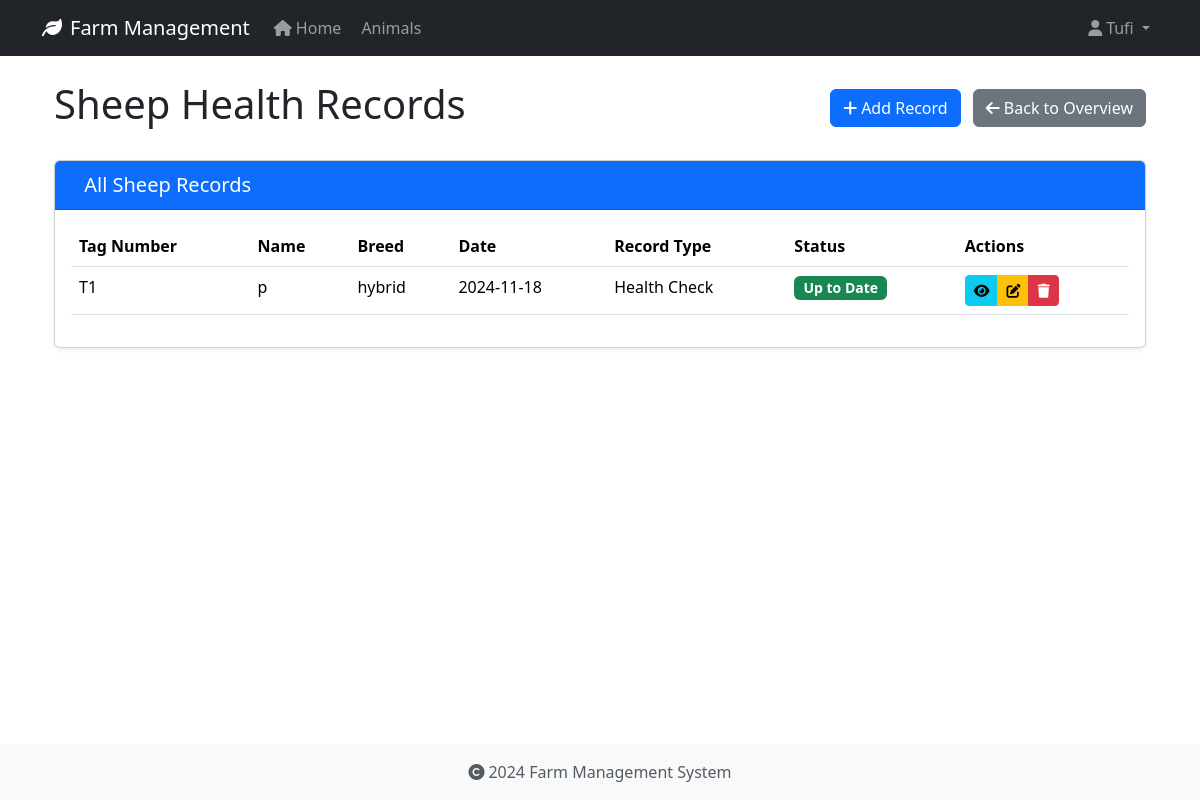
/health-records/type/sheep (signed in), run on an earlier commit of the app's database.
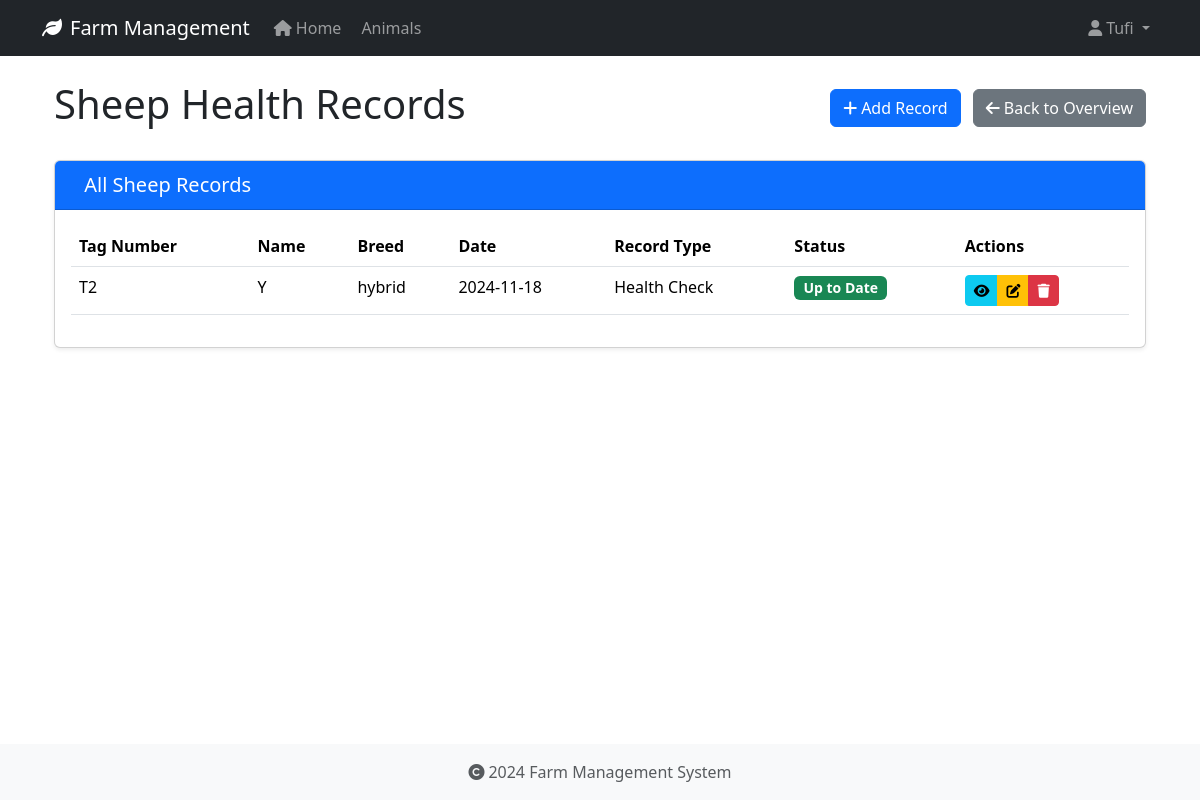
And on a later commit of the database.
### app/models/user.py (models this page shows, shortened)
class User(UserMixin, db.Model):
    id = db.Column(db.Integer, primary_key=True)
    username = db.Column(db.String(80), unique=True, nullable=False)
    email = db.Column(db.String(120), unique=True, nullable=False)
    password_hash = db.Column(db.String(128))
    role = db.Column(db.String(20), default='user')
    created_at = db.Column(db.DateTime, default=datetime.utcnow)
    last_login = db.Column(db.DateTime)
    is_active = db.Column(db.Boolean, default=True)
    first_name = db.Column(db.String(50))
    last_name = db.Column(db.String(50))
    reset_token = db.Column(db.String(100), unique=True)  # Store password reset token
    reset_token_expiration = db.Column(db.DateTime)       # Store token expiration time

### app/models/animal.py (models this page shows, shortened)
class Animal(db.Model):
    id = db.Column(db.Integer, primary_key=True)
    tag_number = db.Column(db.String(50), unique=True, nullable=False, index=True)
    name = db.Column(db.String(100), nullable=True)  # Explicitly mark as nullable
    species = db.Column(db.String(50), nullable=False, index=True)
    breed = db.Column(db.String(50), nullable=True)
    date_of_birth = db.Column(db.Date, nullable=True)
    gender = db.Column(db.String(20), nullable=True)
    weight = db.Column(db.Float, nullable=True)
    status = db.Column(db.String(20), default='active', nullable=False)
    purchase_date = db.Column(db.Date, nullable=True)
    purchase_price = db.Column(db.Float, nullable=True)
    notes = db.Column(db.Text, nullable=True)
    created_at = db.Column(db.DateTime, default=datetime.utcnow, nullable=False)
    updated_at = db.Column(db.DateTime, default=datetime.utcnow, onupdate=datetime.utcnow, nullable=False)
    wool_type = db.Column(db.String(50), nullable=True)
    last_shearing = db.Column(db.Date, nullable=True)
    fleece_weight = db.Column(db.Float, nullable=True)
    wool_grade = db.Column(db.String(20), nullable=True)
    lambing_status = db.Column(db.String(50), nullable=True)
    lambing_date = db.Column(db.Date, nullable=True)
    milk_production = db.Column(db.Float, nullable=True)
    last_milking = db.Column(db.Date, nullable=True)  # Changed from DateTime to Date
    milk_quality = db.Column(db.String(20), nullable=True)
    calving_status = db.Column(db.String(50), nullable=True)
    calving_date = db.Column(db.Date, nullable=True)
    milk_fat_content = db.Column(db.Float, nullable=True)
    egg_production = db.Column(db.Integer, nullable=True)
    egg_color = db.Column(db.String(20), nullable=True)
    comb_type = db.Column(db.String(20), nullable=True)
    laying_status = db.Column(db.String(20), nullable=True)
    last_laying_date = db.Column(db.Date, nullable=True)
    egg_size = db.Column(db.String(20), nullable=True)
    category = db.Column(db.String(50), nullable=True)
    special_needs = db.Column(db.Text, nullable=True)
    diet_requirements = db.Column(db.Text, nullable=True)
    habitat = db.Column(db.String(100), nullable=True)
    health_records = db.relationship('HealthRecord', backref='animal', lazy=True, cascade='all, delete-orphan')

class HealthRecord(db.Model):
    id = db.Column(db.Integer, primary_key=True)
    animal_id = db.Column(db.Integer, db.ForeignKey('animal.id', ondelete='CASCADE'), nullable=False)
    record_type = db.Column(db.String(50), nullable=False)  # Made nullable=False
    date = db.Column(db.Date, nullable=False)
    description = db.Column(db.Text, nullable=True)
    treatment = db.Column(db.Text, nullable=True)
    cost = db.Column(db.Float, nullable=True)
    next_due_date = db.Column(db.Date, nullable=True)
    created_at = db.Column(db.DateTime, default=datetime.utcnow, nullable=False)
    created_by_id = db.Column(db.Integer, db.ForeignKey('user.id', ondelete='SET NULL'), nullable=True)

### app/routes/health_records.py (the view)
@bp.route('/type/<animal_type>')
@login_required
def list_by_type(animal_type):
    today = date.today()
    species = animal_type.capitalize()
    records = (HealthRecord.query
              .join(Animal)
              .filter(Animal.species == species)
              .order_by(HealthRecord.date.desc())
              .all())
    try:
        return render_template(f'health_records/{animal_type.lower()}/list.html',
                             records=records,
                             animal_type=species,
                             today=today)
    except TemplateNotFound:
        try:
            return render_template('health_records/shared/list.html',
                                 records=records,
                                 animal_type=species,
                                 today=today)
        except TemplateNotFound as e:
            print(f"Debug - Looking for templates at:")
            print(f"1. health_records/{animal_type.lower()}/list.html")
            print(f"2. health_records/shared/list.html")
            raise e

### app/models/user.py (called while the page is built)
@login_manager.user_loader
def load_user(user_id):
    return User.query.get(int(user_id))

### app/templates/health_records/sheep/list.html (shortened to what this page needs)
{% extends "base.html" %}
{% block content %}
<div class="container">
    <div class="d-flex justify-content-between align-items-center mb-4">
        <h1>{{ animal_type }} Health Records</h1>
        <div>
            {% if animal_type == 'Sheep' %}
                <a href="{{ url_for('health_records.add_sheep') }}" class="btn btn-primary me-2">
                    <i class="fas fa-plus me-1"></i>Add Record
                </a>
            {% elif animal_type == 'Cattle' %}
                <a href="{{ url_for('health_records.add_cattle') }}" class="btn btn-success me-2">
                    <i class="fas fa-plus me-1"></i>Add Record
                </a>
            {% elif animal_type == 'Goat' %}
                <a href="{{ url_for('health_records.add_goat') }}" class="btn btn-warning me-2">
                    <i class="fas fa-plus me-1"></i>Add Record
                </a>
            {% elif animal_type == 'Chicken' %}
                <a href="{{ url_for('health_records.add_chicken') }}" class="btn btn-info me-2">
                    <i class="fas fa-plus me-1"></i>Add Record
                </a>
            {% endif %}
            <a href="{{ url_for('health_records.index') }}" class="btn btn-secondary">
                <i class="fas fa-arrow-left me-1"></i>Back to Overview
            </a>
        </div>
    </div>
    <div class="card">
        <div class="card-header {% if animal_type == 'Sheep' %}bg-primary
                               {% elif animal_type == 'Cattle' %}bg-success
                               {% elif animal_type == 'Goat' %}bg-warning
                               {% elif animal_type == 'Chicken' %}bg-info{% endif %} text-white">
            <h2 class="h5 mb-0">
                All {{ animal_type }} Records
            </h2>
        </div>
        <div class="card-body">
            {% if records %}
                <div class="table-responsive">
                    <table class="table table-hover">
                        <thead>
                            <tr>
                                <th>Tag Number</th>
                                <th>Name</th>
                                <th>Breed</th>
                                <th>Date</th>
                                <th>Record Type</th>
                                <th>Status</th>
                                <th>Actions</th>
                            </tr>
                        </thead>
                        <tbody>
                            {% for record in records %}
                            <tr>
                                <td>{{ record.animal.tag_number }}</td>
                                <td>{{ record.animal.name or 'N/A' }}</td>
                                <td>{{ record.animal.breed or 'N/A' }}</td>
                                <td>{{ record.date.strftime('%Y-%m-%d') }}</td>
                                <td>{{ record.record_type }}</td>
                                <td>
                                    <span class="badge {% if record.next_due_date and record.next_due_date < today %}bg-danger
                                                   {% elif record.next_due_date == today %}bg-warning
                                                   {% else %}bg-success{% endif %}">
                                        {% if record.next_due_date and record.next_due_date < today %}
                                            Overdue
                                        {% elif record.next_due_date == today %}
                                            Due Today
                                        {% else %}
                                            Up to Date
                                        {% endif %}
                                    </span>
                                </td>
                                <td>
                                    <div class="btn-group btn-group-sm">
                                        <a href="{{ url_for('health_records.view', id=record.id) }}"
                                           class="btn btn-info" title="View">
                                            <i class="fas fa-eye"></i>
                                        </a>
                                        <a href="{{ url_for('health_records.edit', id=record.id) }}"
                                           class="btn btn-warning" title="Edit">
                                            <i class="fas fa-edit"></i>
                                        </a>
                                        <button type="button" class="btn btn-danger" title="Delete"
                                                onclick="confirmDelete({{ record.id }}, '{{ record.animal.tag_number }}')">
                                            <i class="fas fa-trash"></i>
                                        </button>
                                    </div>
                                </td>
                            </tr>
                            {% endfor %}
                        </tbody>
                    </table>
                </div>
            {% endif %}
        </div>
    </div>
</div>
{% endblock %}

### app/templates/base.html (shortened to what this page needs)
<!DOCTYPE html>
<html lang="en">
<head>
    <link rel="stylesheet" href="https://cdn.jsdelivr.net/npm/bootstrap@5.3.2/dist/css/bootstrap.min.css">
    <link rel="stylesheet" href="https://cdnjs.cloudflare.com/ajax/libs/font-awesome/6.0.0/css/all.min.css">
    <link rel="stylesheet" href="{{ url_for('static', filename='css/main.css') }}">
</head>
<body>
    <nav class="navbar navbar-expand-lg navbar-dark bg-dark">
        <div class="container">
            <a class="navbar-brand" href="{{ url_for('main.index') }}">
                <i class="fas fa-leaf me-2"></i>Farm Management
            </a>
            <div class="collapse navbar-collapse" id="navbarNav">
                <ul class="navbar-nav">
                    <li class="nav-item">
                        <a class="nav-link" href="{{ url_for('main.index') }}">
                            <i class="fas fa-home me-1"></i>Home
                        </a>
                    </li>
                    <li class="nav-item">
                        <a class="nav-link" href="{{ url_for('animals.index') }}">
                            Animals
                        </a>
                    </li>
                </ul>
                <ul class="navbar-nav ms-auto">
                    {% if current_user.is_authenticated %}
                        <li class="nav-item dropdown">
                            <a class="nav-link dropdown-toggle" href="#" id="userDropdown" role="button" data-bs-toggle="dropdown">
                                <i class="fas fa-user me-1"></i>{{ current_user.username }}
                            </a>
                        </li>
                    {% endif %}
                </ul>
            </div>
        </div>
    </nav>
    <main class="container mt-4">
        {% block content %}
        {% endblock %}
    </main>
    <footer class="footer mt-auto py-3 bg-light">
        <div class="container text-center">
            <span class="text-muted">
                <i class="fas fa-copyright me-1"></i>2024 Farm Management System
            </span>
        </div>
    </footer>
</body>
</html>

### app/static/css/main.css (style rules this page uses)
body { min-height: 100vh; display: flex; flex-direction: column; }
main { flex: 1 0 auto; }
.footer { flex-shrink: 0; }

### app/templates/health_records/sheep/list.html (style rules this page uses)
.card { box-shadow: 0 0.125rem 0.25rem rgba(0, 0, 0, 0.075); }
.card-header { padding: 0.75rem 1rem; }
.table th { font-weight: 600; }
.badge { font-size: 0.875rem; }

What changed in the data, as far as the page shows it:
removed HealthRecord: animal.tag_number "T1", animal "p", animal "hybrid", date "2024-11-18", record_type "Health Check", shows "Up to Date"
added HealthRecord: animal.tag_number "T2", animal "Y", animal "hybrid", date "2024-11-18", record_type "Health Check", shows "Up to Date"
